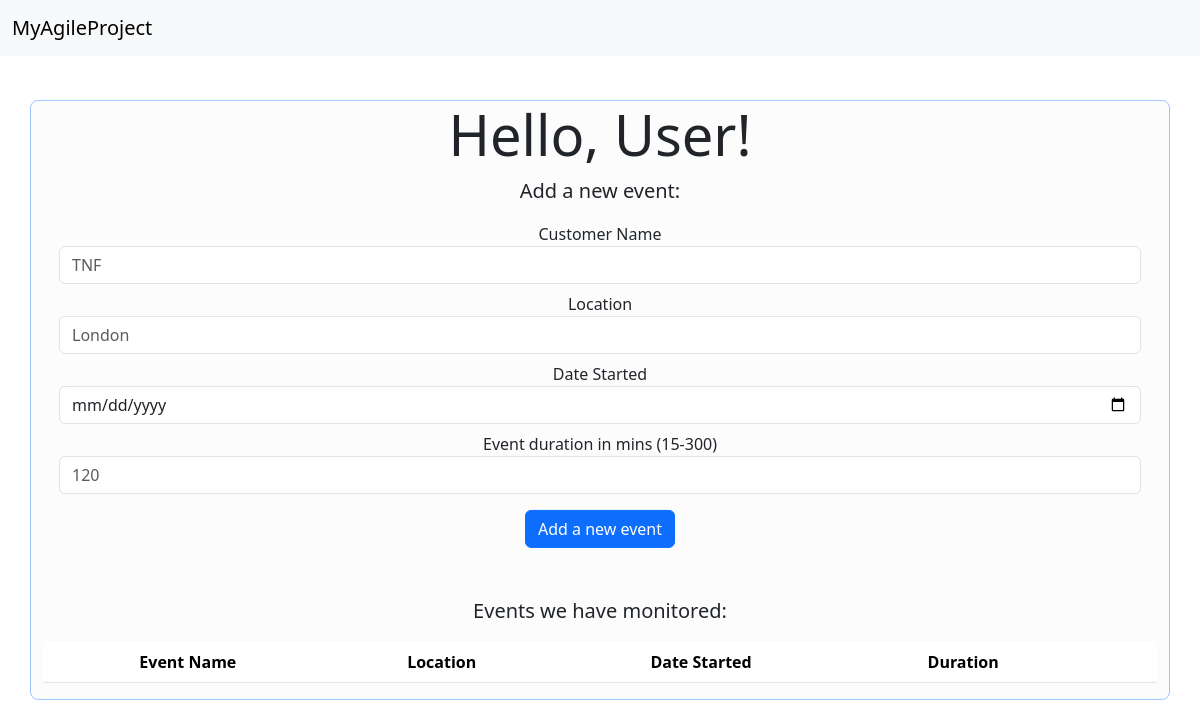
Page /events_database on the earlier database version.
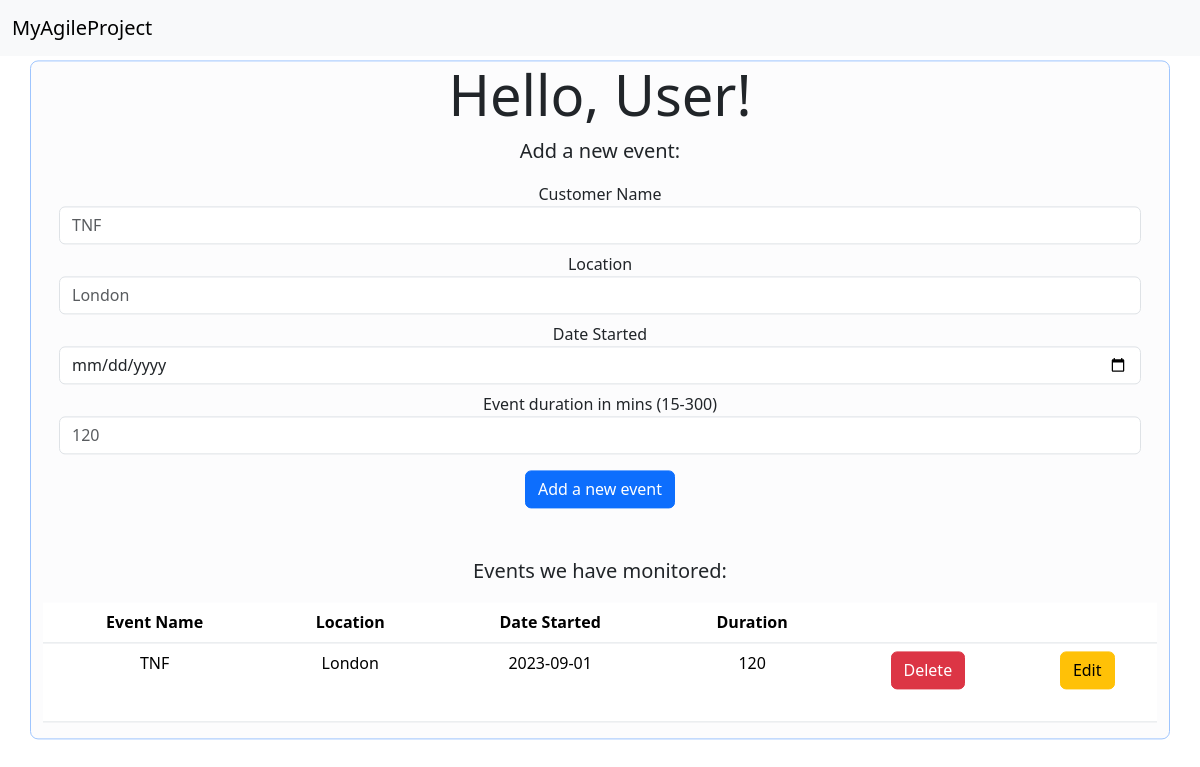
Same page on the later database version.
### tables this page shows
CREATE TABLE events (name VARCHAR UNIQUE, location TEXT, dateStarted TEXT, durationMins INTEGER);

### main.py (the view)
@app.route("/events_database")
def events_database():
    form = event_form()
    connection = sqlite3.connect("database.db")
    connection.row_factory = sqlite3.Row
    current = connection.cursor()
    current.execute("select * from events")
    rows = current.fetchall();
    return render_template("events_database.html", rows = rows, form=form)

### forms.py (shortened to what this page needs)
class event_form(FlaskForm):
    name = StringField('Customer Name', validators=[InputRequired(), Length(min=3, max=20)], render_kw={"placeholder": "TNF", "class":"form-control"})
    location = StringField('Location', validators=[InputRequired(), Length(min=2, max=20)], render_kw={"placeholder": "London", "class":"form-control"})
    dateStarted = DateField('Date Started', validators=[InputRequired()], render_kw={"class":"form-control"})
    durationMins = IntegerField('Event duration in mins (15-300)', validators=[InputRequired()], render_kw={"placeholder": "120", "class":"form-control"})

### templates/events_database.html (shortened to what this page needs)
<!DOCTYPE html>
<html lang="en" dir="ltr">
  <head>
    <link href="https://cdn.jsdelivr.net/npm/bootstrap@5.3.1/dist/css/bootstrap.min.css" rel="stylesheet">
  </head>
  <body>
    <nav class="navbar navbar-expand-lg navbar-light bg-light">
      <div class="container-fluid">
        <a class="navbar-brand" href="{{ url_for('home') }}">MyAgileProject</a>
    </div>
    </nav>
    <div class="jumbotron">
        <div class="container-md bg-light-subtle border border-primary-subtle rounded-3 text-center position-absolute top-50 start-50 translate-middle">
            <h1 class="display-4">Hello, User!</h1>
            <p class="lead">Add a new event:</p>
            <form class="form" action = "{{ url_for('add_event') }}" method = "POST">
                <div class="form-group mx-sm-3 mb-2">
                    {{ form.name.label() }}
                    {% if form.name.errors %}
                        {{ form.name() }}
                        <div class="invalid-feedback">
                        {% for error in form.name.errors %}
                        <span>* {{ error }}</span>
                        {% endfor %}
                        </div>
                    {%else%}
                        {{ form.name() }}
                    {% endif %}
                </div>
                <div class="form-group mx-sm-3 mb-2">
                    {{ form.location.label() }}
                    {% if form.location.errors %}
                        {{ form.location() }}
                        <div class="invalid-feedback">
                        {% for error in form.location.errors %}
                        <span>* {{ error }}</span>
                        {% endfor %}
                        </div>
                    {%else%}
                        {{ form.location() }}
                    {% endif %}
                </div>
                <div class="form-group mx-sm-3 mb-2">
                    {{ form.dateStarted.label() }}
                    {% if form.dateStarted.errors %}
                        {{ form.dateStarted() }}
                        <div class="invalid-feedback">
                        {% for error in form.dateStarted.errors %}
                        <span>* {{ error }}</span>
                        {% endfor %}
                        </div>
                    {%else%}
                        {{ form.dateStarted() }}
                    {% endif %}
                </div>
                <div class="form-group mx-sm-3 mb-3">
                    {{ form.durationMins.label() }}
                    {% if form.durationMins.errors %}
                        {{ form.durationMins() }}
                        <div class="invalid-feedback">
                        {% for error in form.durationMins.errors %}
                        <span>* {{ error }}</span>
                        {% endfor %}
                        </div>
                    {%else%}
                        {{ form.durationMins() }}
                    {% endif %}
                </div>
                <button type="submit" class="btn btn-primary mb-4">Add a new event</button>
            </form>
            <br>
            <p class="lead">Events we have monitored:</p>
            <table class="table">
                <thead>
                    <tr>
                        <th scope="col">Event Name</th>
                        <th scope="col">Location</th>
                        <th scope="col">Date Started</th>
                        <th scope="col">Duration</th>
                        <th scope="col"></th>
                        <th scope="col"></th>
                    </tr>
                </thead>
                <tbody>
                    {% for row in rows %}
                        <tr>
                            <td>
                                {{row["name"]}}
                            </td>
                            <td>
                                {{row["location"]}}
                            </td>
                            <td>
                                {{row["dateStarted"]}}
                            </td>
                            <td>
                                {{row["durationMins"]}}
                            </td>
                            <td>
                                <form action="{{ url_for('delete_event', event_name = row['name']) }}" method= "POST">
                                    <button type="submit" class="btn btn-danger mb-4">Delete</button>
                                </form>
                            </td>
                            <td>
                                <a class="btn btn-warning my-2 my-sm-0" href="{{ url_for('update_event', name = row['name'], dateStarted = row['dateStarted'], location = row['location'], durationMins = row['durationMins']) }}">Edit</a>
                            </td>
                        </tr>
                    {%endfor%}
                </tbody>
            </table>
        </div>
    </div>
  </body>
</html>

Differences in the rows shown:
added events: name "TNF", location "London", dateStarted "2023-09-01", durationMins "120"
